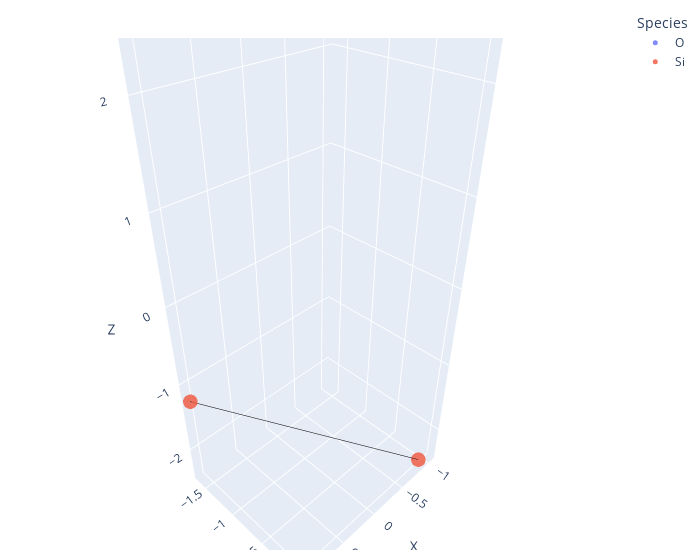
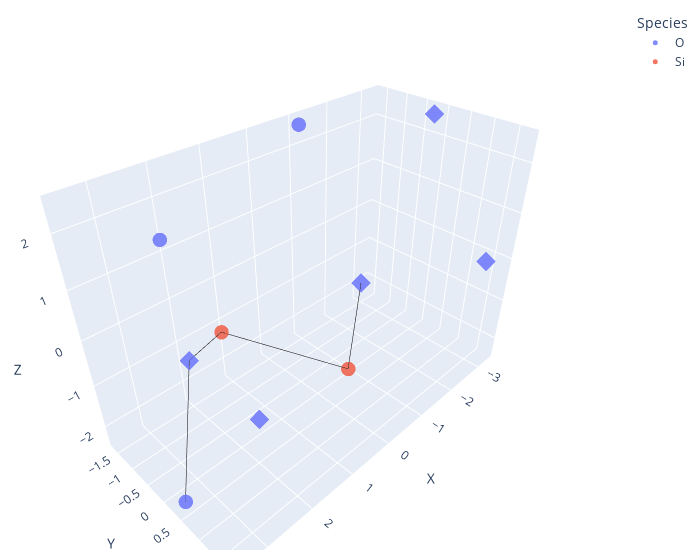
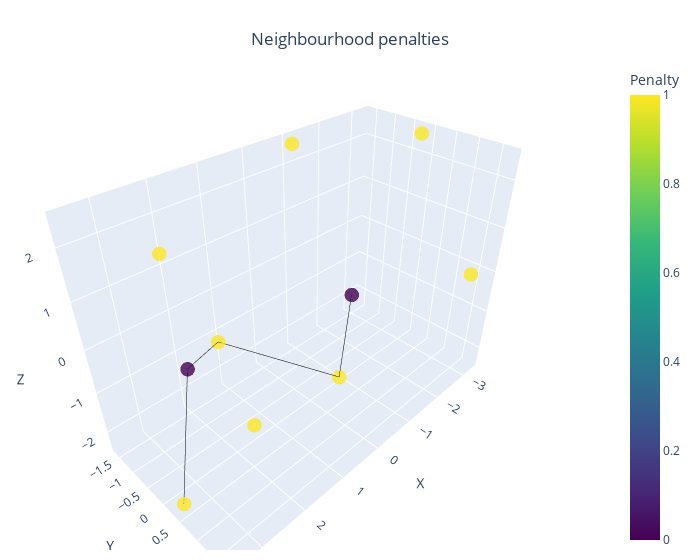
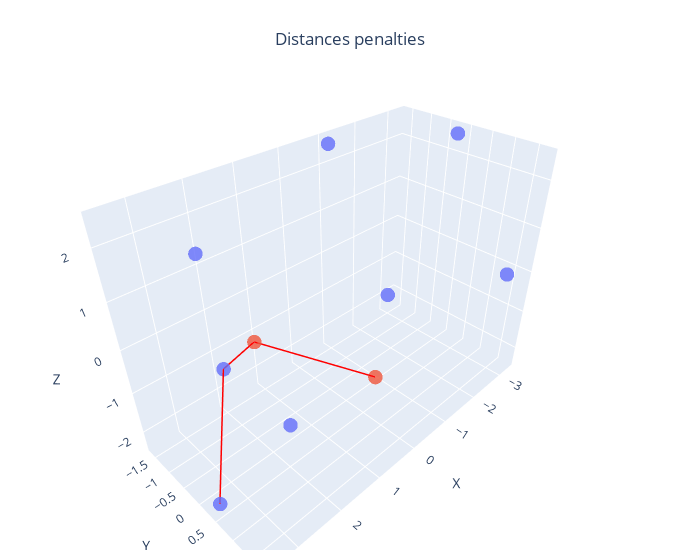

Write notebook code for charts like these, in order.
### Code cell
best_g = qga.get_best_individual()
best_f = binary_genotype_to_fenotype(best_g, space_size_xyz, atom_species_by_symbol)

qga.plot_fitness()
plot_atoms(best_f, atom_species_by_index, atom_species_by_symbol)
plot_solution_with_walls((wall_left, wall_right), best_f, atom_species_by_index, atom_species_by_symbol)
plot_neighbourhood_penalties(np.concat([wall_left, wall_right, best_f]), atom_species_by_index, atom_species_by_symbol, cluster_size, cluster_size, cluster_size)
plot_distances_penalties(np.concat([wall_left, wall_right, best_f]), atom_species_by_index, atom_species_by_symbol)

### Figure 1 — Plotly figure (JSON) as saved in the notebook; plotly's stock layout.template omitted (floating-point values rounded to 4 significant figures)
{"data": [{"customdata": [["O"]], "hovertemplate": "%{customdata[0]}", "legendgroup": "O", "marker": {"color": "#636efa", "opacity": 0.8, "size": 5, "symbol": "circle"}, "mode": "markers", "name": "O", "scene": "scene", "showlegend": true, "text": ["O", "Si", "Si"], "type": "scatter3d", "x": [-1.05], "y": [-1.55], "z": [2.45]}, {"customdata": [["Si"], ["Si"]], "hovertemplate": "%{customdata[0]}", "legendgroup": "Si", "marker": {"color": "#EF553B", "opacity": 0.8, "size": 5, "symbol": "circle"}, "mode": "markers", "name": "Si", "scene": "scene", "showlegend": true, "text": ["O", "Si", "Si"], "type": "scatter3d", "x": [-0.85, 1.05], "y": [0.05, -1.65], "z": [-2.35, -1.25]}, {"hoverinfo": "skip", "line": {"color": "black", "showscale": false, "width": 1}, "mode": "lines", "showlegend": false, "type": "scatter3d", "x": [-0.85, 1.05], "y": [0.05, -1.65], "z": [-2.35, -1.25]}, {"hoverinfo": "skip", "line": {"color": "black", "showscale": false, "width": 1}, "mode": "lines", "showlegend": false, "type": "scatter3d", "x": [1.05, -0.85], "y": [-1.65, 0.05], "z": [-1.25, -2.35]}], "layout": {"legend": {"title": {"text": "Species"}, "tracegroupgap": 0}, "margin": {"b": 10, "l": 10, "r": 20, "t": 10}, "scene": {"aspectmode": "data", "domain": {"x": [0, 1], "y": [0, 1]}, "xaxis": {"title": {"text": "X"}}, "yaxis": {"title": {"text": "Y"}}, "zaxis": {"title": {"text": "Z"}}}, "title": {"automargin": true, "x": 0.5, "xanchor": "center", "y": 0.95, "yanchor": "top"}, "width": 700}}

### Figure 2 — Plotly figure (JSON) as saved in the notebook; plotly's stock layout.template omitted (floating-point values rounded to 4 significant figures)
{"data": [{"customdata": [["O"], ["O"], ["O"], ["O"], ["O"], ["O"], ["O"], ["O"]], "hovertemplate": "%{customdata[0]}", "legendgroup": "O", "marker": {"color": "#636efa", "opacity": 0.8, "size": 5, "symbol": ["circle", "circle", "circle", "diamond", "diamond", "diamond", "diamond", "diamond", "diamond", "diamond"]}, "mode": "markers", "name": "O", "scene": "scene", "showlegend": true, "text": ["O", "Si", "Si", "O", "O", "O", "O", "O", "O", "O"], "type": "scatter3d", "x": [-1.05, 3.475, 2.362, 2.092, 2.73, -1.969, -3.297, -2.683], "y": [-1.55, 0.3481, -1.076, -1.234, 1.549, -0.6533, -0.1629, 1.754], "z": [2.45, -2.36, 1.636, -1.086, -0.0497, -1.043, 2.442, 0.2579]}, {"customdata": [["Si"], ["Si"]], "hovertemplate": "%{customdata[0]}", "legendgroup": "Si", "marker": {"color": "#EF553B", "opacity": 0.8, "size": 5, "symbol": ["circle", "circle", "circle", "diamond", "diamond", "diamond", "diamond", "diamond", "diamond", "diamond"]}, "mode": "markers", "name": "Si", "scene": "scene", "showlegend": true, "text": ["O", "Si", "Si", "O", "O", "O", "O", "O", "O", "O"], "type": "scatter3d", "x": [-0.85, 1.05], "y": [0.05, -1.65], "z": [-2.35, -1.25]}, {"hoverinfo": "skip", "line": {"color": "black", "showscale": false, "width": 1}, "mode": "lines", "showlegend": false, "type": "scatter3d", "x": [3.475, 2.092], "y": [0.3481, -1.234], "z": [-2.36, -1.086]}, {"hoverinfo": "skip", "line": {"color": "black", "showscale": false, "width": 1}, "mode": "lines", "showlegend": false, "type": "scatter3d", "x": [2.092, 3.475], "y": [-1.234, 0.3481], "z": [-1.086, -2.36]}, {"hoverinfo": "skip", "line": {"color": "black", "showscale": false, "width": 1}, "mode": "lines", "showlegend": false, "type": "scatter3d", "x": [-0.85, 1.05], "y": [0.05, -1.65], "z": [-2.35, -1.25]}, {"hoverinfo": "skip", "line": {"color": "black", "showscale": false, "width": 1}, "mode": "lines", "showlegend": false, "type": "scatter3d", "x": [1.05, -0.85], "y": [-1.65, 0.05], "z": [-1.25, -2.35]}, {"hoverinfo": "skip", "line": {"color": "black", "showscale": false, "width": 1}, "mode": "lines", "showlegend": false, "type": "scatter3d", "x": [-0.85, -1.969], "y": [0.05, -0.6533], "z": [-2.35, -1.043]}, {"hoverinfo": "skip", "line": {"color": "black", "showscale": false, "width": 1}, "mode": "lines", "showlegend": false, "type": "scatter3d", "x": [1.05, 2.092], "y": [-1.65, -1.234], "z": [-1.25, -1.086]}], "layout": {"legend": {"title": {"text": "Species"}, "tracegroupgap": 0}, "margin": {"b": 10, "l": 10, "r": 20, "t": 10}, "scene": {"aspectmode": "data", "domain": {"x": [0, 1], "y": [0, 1]}, "xaxis": {"title": {"text": "X"}}, "yaxis": {"title": {"text": "Y"}}, "zaxis": {"title": {"text": "Z"}}}, "title": {"automargin": true, "x": 0.5, "xanchor": "center", "y": 0.95, "yanchor": "top"}, "width": 700}}

### Figure 3 — Plotly figure (JSON) as saved in the notebook; plotly's stock layout.template omitted (floating-point values rounded to 4 significant figures)
{"data": [{"hoverinfo": "text", "marker": {"color": [1, 1, 0, 1, 0, 1, 1, 1, 1, 1], "colorbar": {"title": {"text": "Penalty"}}, "colorscale": [[0, "#440154"], [0.1111, "#482878"], [0.2222, "#3e4989"], [0.3333, "#31688e"], [0.4444, "#26828e"], [0.5556, "#1f9e89"], [0.6667, "#35b779"], [0.7778, "#6ece58"], [0.8889, "#b5de2b"], [1, "#fde725"]], "opacity": 0.8, "showscale": true, "size": 5, "symbol": "circle"}, "mode": "markers", "showlegend": false, "text": ["O<br>viol.: 1.0", "O<br>viol.: 1.0", "O<br>viol.: 0.0", "O<br>viol.: 1.0", "O<br>viol.: 0.0", "O<br>viol.: 1.0", "O<br>viol.: 1.0", "O<br>viol.: 1.0", "Si<br>viol.: 1.0", "Si<br>viol.: 1.0"], "type": "scatter3d", "x": [3.475, 2.362, 2.092, 2.73, -1.969, -3.297, -2.683, -1.05, -0.85, 1.05], "y": [0.3481, -1.076, -1.234, 1.549, -0.6533, -0.1629, 1.754, -1.55, 0.05, -1.65], "z": [-2.36, 1.636, -1.086, -0.0497, -1.043, 2.442, 0.2579, 2.45, -2.35, -1.25]}, {"hoverinfo": "skip", "line": {"color": "black", "showscale": false, "width": 1}, "mode": "lines", "showlegend": false, "type": "scatter3d", "x": [3.475, 2.092], "y": [0.3481, -1.234], "z": [-2.36, -1.086]}, {"hoverinfo": "skip", "line": {"color": "black", "showscale": false, "width": 1}, "mode": "lines", "showlegend": false, "type": "scatter3d", "x": [2.092, 3.475], "y": [-1.234, 0.3481], "z": [-1.086, -2.36]}, {"hoverinfo": "skip", "line": {"color": "black", "showscale": false, "width": 1}, "mode": "lines", "showlegend": false, "type": "scatter3d", "x": [-0.85, 1.05], "y": [0.05, -1.65], "z": [-2.35, -1.25]}, {"hoverinfo": "skip", "line": {"color": "black", "showscale": false, "width": 1}, "mode": "lines", "showlegend": false, "type": "scatter3d", "x": [1.05, -0.85], "y": [-1.65, 0.05], "z": [-1.25, -2.35]}, {"hoverinfo": "skip", "line": {"color": "black", "showscale": false, "width": 1}, "mode": "lines", "showlegend": false, "type": "scatter3d", "x": [-0.85, -1.969], "y": [0.05, -0.6533], "z": [-2.35, -1.043]}, {"hoverinfo": "skip", "line": {"color": "black", "showscale": false, "width": 1}, "mode": "lines", "showlegend": false, "type": "scatter3d", "x": [1.05, 2.092], "y": [-1.65, -1.234], "z": [-1.25, -1.086]}], "layout": {"margin": {"b": 10, "l": 10, "r": 20, "t": 10}, "scene": {"aspectmode": "data", "xaxis": {"title": {"text": "X"}}, "yaxis": {"title": {"text": "Y"}}, "zaxis": {"title": {"text": "Z"}}}, "title": {"automargin": true, "text": "Neighbourhood penalties", "x": 0.5, "xanchor": "center", "y": 0.95, "yanchor": "top"}, "width": 700}}

### Figure 4 — Plotly figure (JSON) as saved in the notebook; plotly's stock layout.template omitted (floating-point values rounded to 4 significant figures)
{"data": [{"customdata": [["O"], ["O"], ["O"], ["O"], ["O"], ["O"], ["O"], ["O"]], "hovertemplate": "%{customdata[0]}", "legendgroup": "O", "marker": {"color": "#636efa", "opacity": 0.8, "size": 5, "symbol": "circle"}, "mode": "markers", "name": "O", "scene": "scene", "showlegend": false, "text": ["O", "O", "O", "O", "O", "O", "O", "O", "Si", "Si"], "type": "scatter3d", "x": [3.475, 2.362, 2.092, 2.73, -1.969, -3.297, -2.683, -1.05], "y": [0.3481, -1.076, -1.234, 1.549, -0.6533, -0.1629, 1.754, -1.55], "z": [-2.36, 1.636, -1.086, -0.0497, -1.043, 2.442, 0.2579, 2.45]}, {"customdata": [["Si"], ["Si"]], "hovertemplate": "%{customdata[0]}", "legendgroup": "Si", "marker": {"color": "#EF553B", "opacity": 0.8, "size": 5, "symbol": "circle"}, "mode": "markers", "name": "Si", "scene": "scene", "showlegend": false, "text": ["O", "O", "O", "O", "O", "O", "O", "O", "Si", "Si"], "type": "scatter3d", "x": [-0.85, 1.05], "y": [0.05, -1.65], "z": [-2.35, -1.25]}, {"hoverinfo": "text", "line": {"color": "red", "width": 3}, "mode": "lines", "showlegend": false, "text": "dist: 2.46A", "type": "scatter3d", "x": [3.475, 2.092], "y": [0.3481, -1.234], "z": [-2.36, -1.086]}, {"hoverinfo": "text", "line": {"color": "red", "width": 3}, "mode": "lines", "showlegend": false, "text": "dist: 1.13A", "type": "scatter3d", "x": [2.092, 1.05], "y": [-1.234, -1.65], "z": [-1.086, -1.25]}, {"hoverinfo": "text", "line": {"color": "red", "width": 3}, "mode": "lines", "showlegend": false, "text": "dist: 2.78A", "type": "scatter3d", "x": [-0.85, 1.05], "y": [0.05, -1.65], "z": [-2.35, -1.25]}, {"hoverinfo": "skip", "marker": {"showscale": false}, "mode": "markers", "showlegend": false, "type": "scatter3d", "x": [null], "y": [null], "z": [null]}], "layout": {"legend": {"title": {"text": "Species"}, "tracegroupgap": 0}, "margin": {"b": 10, "l": 10, "r": 20, "t": 10}, "scene": {"aspectmode": "data", "domain": {"x": [0, 1], "y": [0, 1]}, "xaxis": {"title": {"text": "X"}}, "yaxis": {"title": {"text": "Y"}}, "zaxis": {"title": {"text": "Z"}}}, "title": {"automargin": true, "text": "Distances penalties", "x": 0.5, "xanchor": "center", "y": 0.95, "yanchor": "top"}, "width": 700}}
